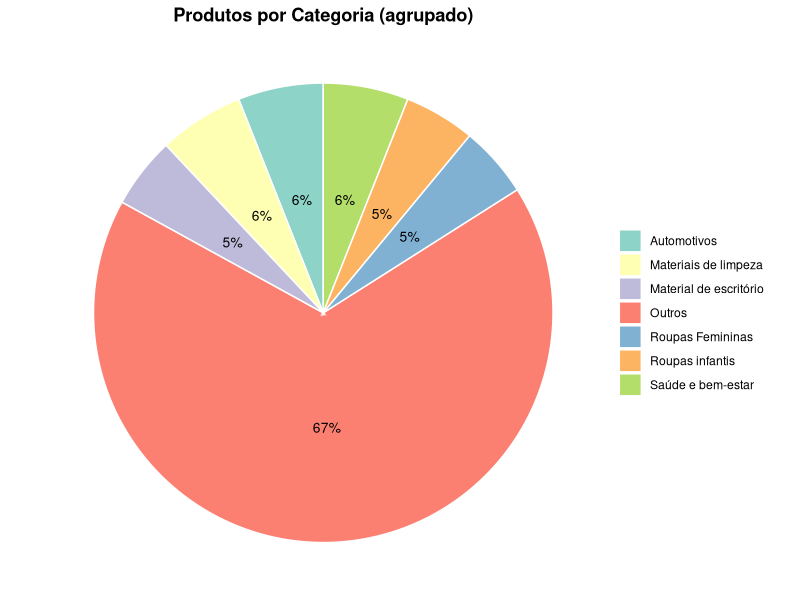

Write the R code that produced this figure.
library(ggplot2) #estlizar
library(dplyr) #manipulação de dados
library(RColorBrewer) #cor/paleta

dados <- read.csv("./csvs/products-100.csv")

tabela_categorias <- table(dados$Category)
percentuais <- prop.table(tabela_categorias) * 100

limite <- 5

df <- as.data.frame(percentuais)
colnames(df) <- c("Categoria", "Percentual")

df <- df %>%
  mutate(CategoriaSimplificada = ifelse(Percentual < limite, "Outros", as.character(Categoria))) %>%
  group_by(CategoriaSimplificada) %>%
  summarise(Percentual = sum(Percentual)) %>%
  arrange(desc(Percentual)) %>%
  mutate(Porcentagem = paste0(round(Percentual, 1), "%"))


traducao <- c(
  "Women's Clothing" = "Roupas Femininas",
  "Office Supplies" = "Material de escritório",
  "Kids' Clothing" = "Roupas infantis",
  "Health & Wellness" = "Saúde e bem-estar",
  "Cleaning Supplies" = "Materiais de limpeza",
  "Automotive" = "Automotivos",
  "Outros" = "Outros"
)

df$CategoriaTraduzida <- traducao[df$CategoriaSimplificada]
df$CategoriaTraduzida[is.na(df$CategoriaTraduzida)] <- df$CategoriaSimplificada[is.na(df$CategoriaTraduzida)]

png(filename = "grafico_pizza_categoria.png", width = 800, height = 800, res = 150)

ggplot(df, aes(x = "", y = Percentual, fill = CategoriaTraduzida)) +
  geom_col(width = 1, color = "white") +
  coord_polar("y") +
  geom_text(aes(label = Porcentagem),
            position = position_stack(vjust = 0.5),
            size = 3.5, color = "black") +
  scale_fill_brewer(palette = "Set3") +
  theme_void() +
  ggtitle("Produtos por Categoria (agrupado)") +
  theme(
    plot.title = element_text(hjust = 0.5, face = "bold"),
    legend.title = element_blank(),
    legend.position = "right"
  )

dev.off()
